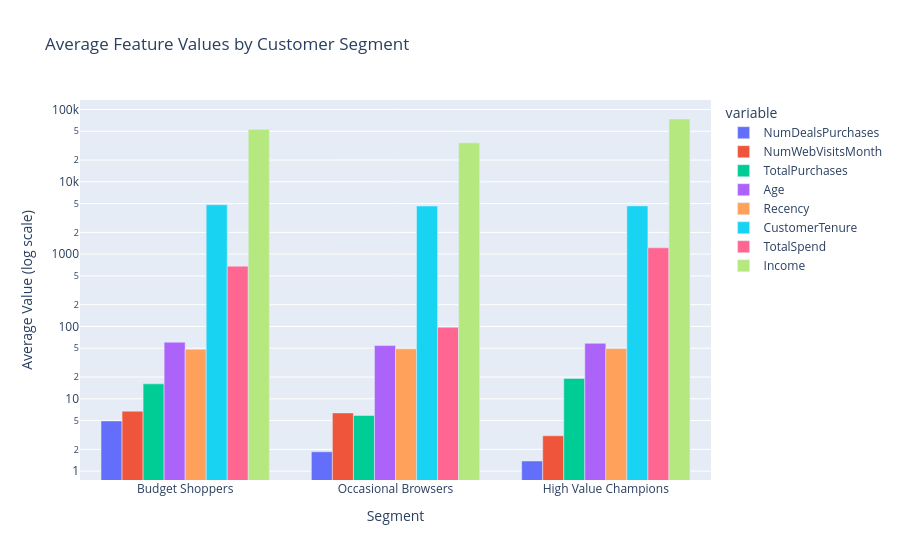

Notebook source saved alongside this figure:
### Code cell
fig = px.bar(
    segment_profiles.rename(index=segment_names),
    barmode="group",
    title="Average Feature Values by Customer Segment"
)
fig.update_layout(xaxis_title="Segment", yaxis_title="Average Value (log scale)")
fig.update_yaxes(type="log")
fig.show()

### Figure 1 — Plotly figure (JSON) as saved in the notebook; plotly's stock layout.template omitted (floating-point values rounded to 4 significant figures)
{"data": [{"alignmentgroup": "True", "hovertemplate": "variable=NumDealsPurchases<br>index=%{x}<br>value=%{y}<extra></extra>", "legendgroup": "NumDealsPurchases", "marker": {"color": "#636efa", "pattern": {"shape": ""}}, "name": "NumDealsPurchases", "offsetgroup": "NumDealsPurchases", "orientation": "v", "showlegend": true, "textposition": "auto", "type": "bar", "x": ["Budget Shoppers", "Occasional Browsers", "High Value Champions"], "xaxis": "x", "y": [4.94, 1.85, 1.38], "yaxis": "y"}, {"alignmentgroup": "True", "hovertemplate": "variable=NumWebVisitsMonth<br>index=%{x}<br>value=%{y}<extra></extra>", "legendgroup": "NumWebVisitsMonth", "marker": {"color": "#EF553B", "pattern": {"shape": ""}}, "name": "NumWebVisitsMonth", "offsetgroup": "NumWebVisitsMonth", "orientation": "v", "showlegend": true, "textposition": "auto", "type": "bar", "x": ["Budget Shoppers", "Occasional Browsers", "High Value Champions"], "xaxis": "x", "y": [6.74, 6.38, 3.08], "yaxis": "y"}, {"alignmentgroup": "True", "hovertemplate": "variable=TotalPurchases<br>index=%{x}<br>value=%{y}<extra></extra>", "legendgroup": "TotalPurchases", "marker": {"color": "#00cc96", "pattern": {"shape": ""}}, "name": "TotalPurchases", "offsetgroup": "TotalPurchases", "orientation": "v", "showlegend": true, "textposition": "auto", "type": "bar", "x": ["Budget Shoppers", "Occasional Browsers", "High Value Champions"], "xaxis": "x", "y": [16.09, 5.88, 19.11], "yaxis": "y"}, {"alignmentgroup": "True", "hovertemplate": "variable=Age<br>index=%{x}<br>value=%{y}<extra></extra>", "legendgroup": "Age", "marker": {"color": "#ab63fa", "pattern": {"shape": ""}}, "name": "Age", "offsetgroup": "Age", "orientation": "v", "showlegend": true, "textposition": "auto", "type": "bar", "x": ["Budget Shoppers", "Occasional Browsers", "High Value Champions"], "xaxis": "x", "y": [60.64, 54.41, 58.48], "yaxis": "y"}, {"alignmentgroup": "True", "hovertemplate": "variable=Recency<br>index=%{x}<br>value=%{y}<extra></extra>", "legendgroup": "Recency", "marker": {"color": "#FFA15A", "pattern": {"shape": ""}}, "name": "Recency", "offsetgroup": "Recency", "orientation": "v", "showlegend": true, "textposition": "auto", "type": "bar", "x": ["Budget Shoppers", "Occasional Browsers", "High Value Champions"], "xaxis": "x", "y": [48.45, 49.09, 49.55], "yaxis": "y"}, {"alignmentgroup": "True", "hovertemplate": "variable=CustomerTenure<br>index=%{x}<br>value=%{y}<extra></extra>", "legendgroup": "CustomerTenure", "marker": {"color": "#19d3f3", "pattern": {"shape": ""}}, "name": "CustomerTenure", "offsetgroup": "CustomerTenure", "orientation": "v", "showlegend": true, "textposition": "auto", "type": "bar", "x": ["Budget Shoppers", "Occasional Browsers", "High Value Champions"], "xaxis": "x", "y": [4816.0, 4632.0, 4648.0], "yaxis": "y"}, {"alignmentgroup": "True", "hovertemplate": "variable=TotalSpend<br>index=%{x}<br>value=%{y}<extra></extra>", "legendgroup": "TotalSpend", "marker": {"color": "#FF6692", "pattern": {"shape": ""}}, "name": "TotalSpend", "offsetgroup": "TotalSpend", "orientation": "v", "showlegend": true, "textposition": "auto", "type": "bar", "x": ["Budget Shoppers", "Occasional Browsers", "High Value Champions"], "xaxis": "x", "y": [681.2, 97.87, 1223.0], "yaxis": "y"}, {"alignmentgroup": "True", "hovertemplate": "variable=Income<br>index=%{x}<br>value=%{y}<extra></extra>", "legendgroup": "Income", "marker": {"color": "#B6E880", "pattern": {"shape": ""}}, "name": "Income", "offsetgroup": "Income", "orientation": "v", "showlegend": true, "textposition": "auto", "type": "bar", "x": ["Budget Shoppers", "Occasional Browsers", "High Value Champions"], "xaxis": "x", "y": [53160.0, 34560.0, 73900.0], "yaxis": "y"}], "layout": {"barmode": "group", "legend": {"title": {"text": "variable"}, "tracegroupgap": 0}, "title": {"text": "Average Feature Values by Customer Segment"}, "xaxis": {"anchor": "y", "domain": [0, 1], "title": {"text": "Segment"}}, "yaxis": {"anchor": "x", "domain": [0, 1], "title": {"text": "Average Value (log scale)"}, "type": "log"}}}
